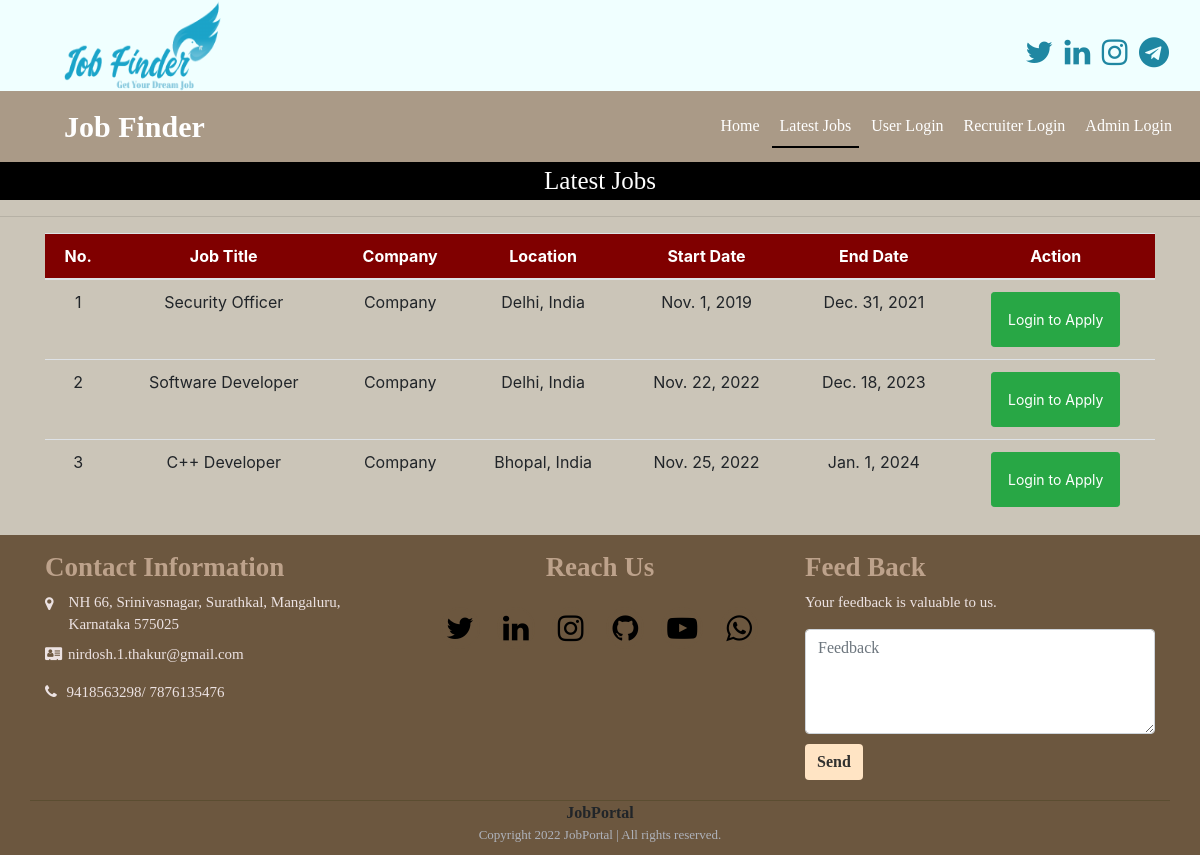
Page /latest_jobs on the earlier database version.
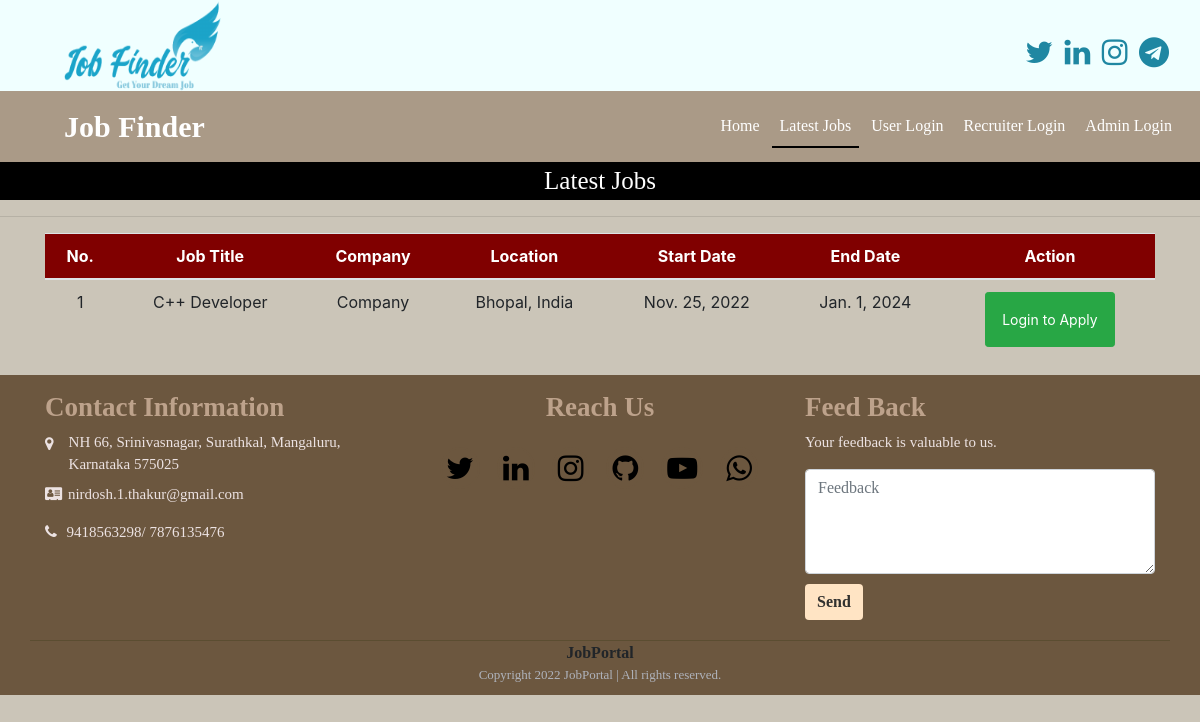
Same page on the later database version.
### job/models.py (models this page shows, shortened)
class Job(models.Model):
    recruiter = models.ForeignKey(Recruiter, on_delete=models.CASCADE)
    start_date = models.DateField()
    end_date = models.DateField()
    image = models.FileField(null=True)
    title = models.CharField(max_length=100)
    salary = models.IntegerField()
    description = models.CharField(max_length=200)
    experience = models.CharField(max_length=50)
    location = models.CharField(max_length=100)
    skills = models.CharField(max_length=100)
    creation_date = models.DateField()

class Recruiter(models.Model):
    user = models.ForeignKey(User, on_delete=models.CASCADE)
    mobile = models.CharField(max_length=15, null=True)
    image = models.FileField(null=True)
    gender = models.CharField(max_length=10, null=True)
    company = models.CharField(max_length=50, null=True)
    type = models.CharField(max_length=15, null=True)
    status = models.CharField(max_length=20, null=True)

### job/views.py (the view)
# urls.py: path('latest_jobs', latest_jobs, name="latest_jobs"),
def latest_jobs(request):
    data = Job.objects.all().order_by('start_date')
    d = {'data': data}
    return render(request, 'latest_jobs.html', d)

### job/templates/latest_jobs.html (shortened to what this page needs)
{% load static %}
{% block body %}
{% include 'navigations.html' %}
<div class="bef_log_page" style="font-family:'Monotype Corsiva'; font-size:25px; color: white; background-color: black; text-align: center" value="latest_jobs">
    Latest Jobs
</div>
<hr>
<div class="container">
<table class="table table-hover" id="example">
    <thead>
    <tr style="background-color: maroon; color: white; text-align: center">
        <th>No.</th>
        <th>Job Title</th>
        <th>Company</th>
        <th>Location</th>
        <th>Start Date</th>
        <th>End Date</th>
        <th>Action</th>
    </tr>
    </thead>
    <tbody>
    {% for i in data %}
    <tr style="text-align: center">
        <td>{{forloop.counter}}</td>
        <td>{{i.title}}</td>
        <td>{{i.recruiter.company}}</td>
        <td>{{i.location}}</td>
        <td>{{i.start_date}}</td>
        <td>{{i.end_date}}</td>
        <td><a href="{% url 'user_login' %}" class="btn btn-success btn-sm p-3">Login to Apply</a>
        </td>
    </tr>
    {% endfor %}
    </tbody>
</table>
</div>
{% include 'footer.html' %}
{% endblock %}

Differences in the rows shown:
removed Job: title "Security Officer", recruiter.company "Company", location "Delhi, India", start_date "Nov. 1, 2019", end_date "Dec. 31, 2021"
removed Job: title "Software Developer", recruiter.company "Company", location "Delhi, India", start_date "Nov. 22, 2022", end_date "Dec. 18, 2023"
